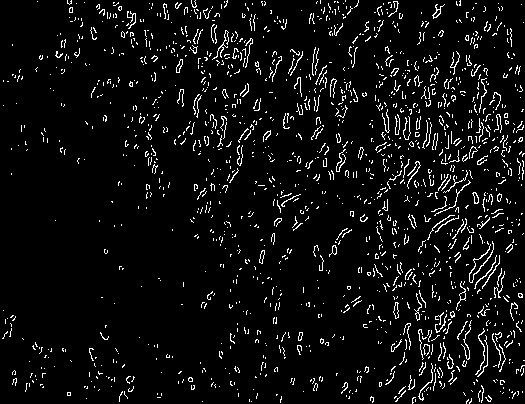
#> input picture Images/edge_map.png, 525 x 404 px
$ jupyter execute avalance_map.ipynb   (older library calls are emulated)
#> lines starting #> are read from the running program, lines starting #| are printed output that depends on the picture; after the words box and inside, x2 and y2 are one past the last pixel; in counts of white or black regions, pixels touching at a corner belong together
[cell 1]
import matplotlib.pyplot as plt
from PIL import Image, ImageEnhance, ImageChops
import numpy as np

[cell 2]
edge_img = Image.open('../Images/edge_map.png')
#> edge_img is the input picture: PIL image 525x404 RGBA; mean R, G, B, A 14.6, 14.6, 14.6, 255

enhancer = ImageEnhance.Color(edge_img)
img_temp = enhancer.enhance(1.5)

img_tint = enhancer.enhance(0.5)

enhancer = ImageEnhance.Brightness(img_tint)
img_highlight = enhancer.enhance(0.5)
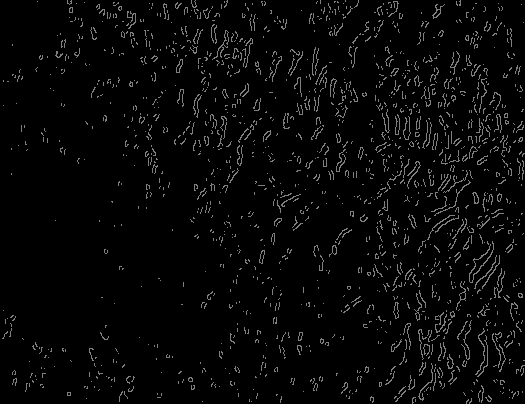
#> img_highlight: PIL image 525x404 RGBA; mean R, G, B, A 7.3, 7.3, 7.3, 255

enhancer = ImageEnhance.Contrast(img_highlight)
img_shadows = enhancer.enhance(0.5)
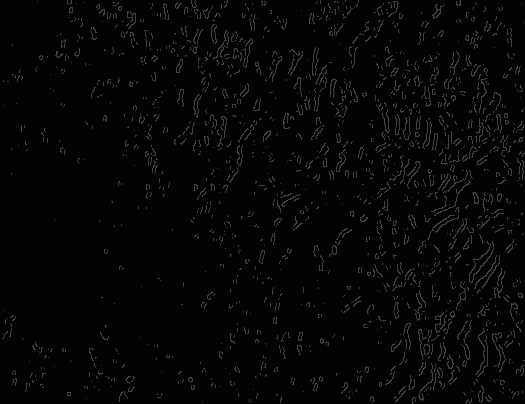
#> img_shadows: PIL image 525x404 RGBA; mean R, G, B, A 6.7, 6.7, 6.7, 255

img_array = np.array(img_shadows)

plt.imshow(img_array)
plt.axis('off')
plt.show()

[cell 3]
class_change_img = Image.open('../Images/class_change.png')
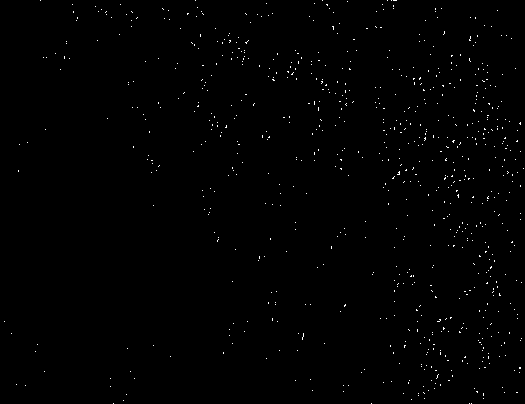
#> input picture Images/class_change.png, 525 x 404 px
#> class_change_img is the input picture: PIL image 525x404 RGBA; mean R, G, B, A 1.4, 1.4, 1.4, 255

blended_img = Image.blend(img_shadows, class_change_img, 0.65)

basic_map = np.array(blended_img)

plt.imshow(basic_map)
plt.axis('off')
plt.show()

[cell 4]
edge_img = Image.open('../Images/edge_map.png')
class_change_img = Image.open('../Images/class_change.png')

ava_prone_img = ImageChops.darker(edge_img, class_change_img)

ava_prone_arr = np.array(ava_prone_img)

white_color = [255, 255, 255, 255]
red_color = [255, 0, 0, 255]

white_pixels = np.all(ava_prone_arr == white_color, axis=-1)
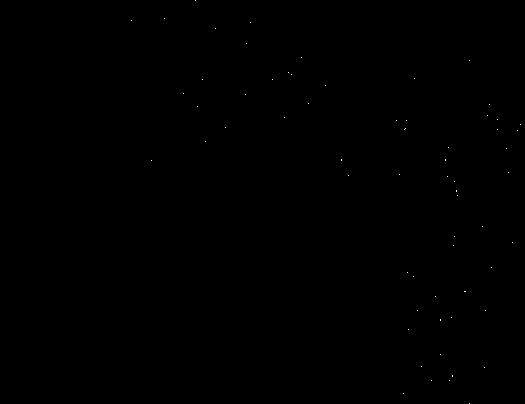
#> white_pixels: shape (404, 525) bool; 0.03% white in thin lines or dots, all inside (x1, y1, x2, y2) = (131, 0, 521, 404)
if np.any(white_pixels):
    ava_prone_arr[white_pixels] = red_color
#> ava_prone_arr: shape (404, 525, 4); mean R, G, B, A 0.1, 0, 0, 255


plt.imshow(ava_prone_arr)
plt.axis('off')
plt.show()

[cell 5]
plt.imsave('../Images/avalanche_prone_area.png', ava_prone_arr, cmap='gray')

[cell 6]
curr_img = Image.open('../Images/prev_img.png')
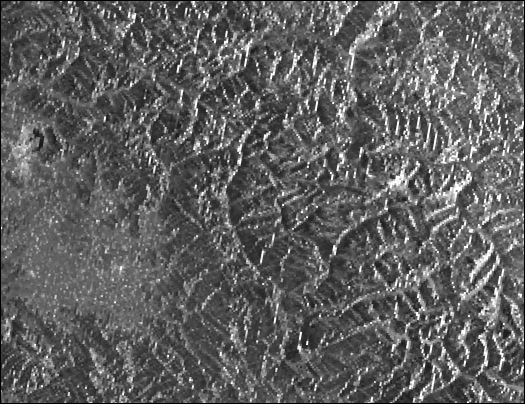
#> input picture Images/prev_img.png, 525 x 404 px
#> curr_img is the input picture: PIL image 525x404 RGBA; mean R, G, B, A 95, 95, 95, 255
enhancer = ImageEnhance.Brightness(curr_img)
curr_img = enhancer.enhance(0.3)
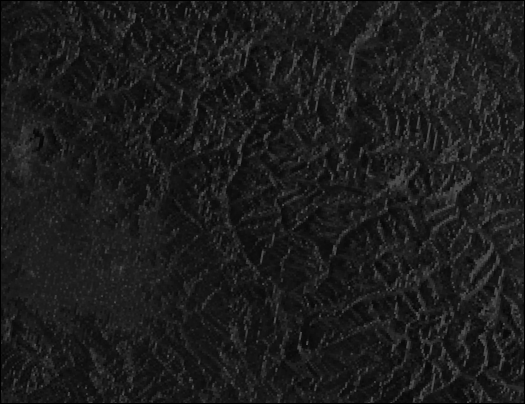
#> curr_img: PIL image 525x404 RGBA; mean R, G, B, A 28.1, 28.1, 28.1, 255

ava_prone_img = Image.open('../Images/avalanche_prone_area.png')

ava_prone_img = ava_prone_img.convert('RGBA')

ava_prone_arr = np.array(ava_prone_img)

black = [0, 0, 0, 255]

black_pixels = np.all(ava_prone_arr[:, :, :3] == black[:3], axis=-1)
ava_prone_arr[black_pixels] = [0, 0, 0, 0]
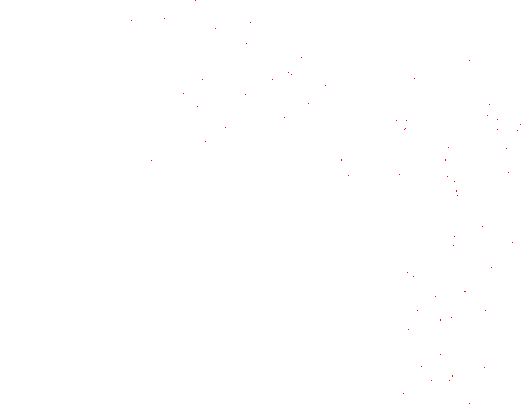
#> ava_prone_arr: shape (404, 525, 4); mean R, G, B, A 0.1, 0, 0, 0.1; transparent parts drawn white

new_img = Image.fromarray(ava_prone_arr)

plt.imshow(ava_prone_arr)
plt.axis('off')

[cell 7]
overlay_img = new_img.resize(curr_img.size, Image.ANTIALIAS)

composite_img = Image.alpha_composite(curr_img.convert('RGBA'), overlay_img.convert('RGBA'))

avalance_map = np.array(composite_img)

plt.imshow(avalance_map)
plt.axis('off')

[cell 8]
plt.imsave('../Images/final_avalanche_prone_map.png', avalance_map, cmap='gray')
